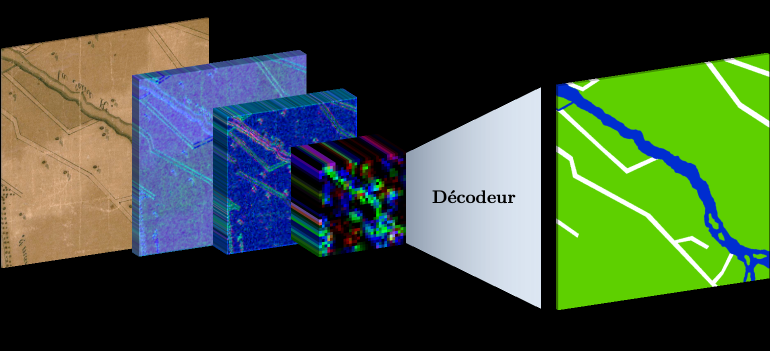
#> input picture cnnmodel_fr.png, 1540 x 702 px (shown at 1/2 size); its folder holds only this picture in this run
$ python -i segment.py   (imports and definitions only)
#> lines starting #> are read from the running program, lines starting #| are printed output that depends on the picture; after the words box and inside, x2 and y2 are one past the last pixel; in counts of white or black regions, pixels touching at a corner belong together
# 2020, BackThen Maps
# Coded by Remi Petitpierre https://github.com/RPetitpierre
# For Bibliothèque nationale de France (BnF)

import cv2, os, imutils

import numpy as np
import pandas as pd
import tensorflow as tf;

from skimage.morphology import remove_small_objects, area_closing, dilation

from utils.utils import *
from utils.external.dhsegment.inference import LoadedModel


# [115 lines left out: functions dhSegmentPrediction, reconstituteMap, makeImagePatches, not called in this run]


def removeSmallComponents(image: np.ndarray, component_min_area: int = 100):
    ''' Remove the components smaller than a defined area.
    Input(s):
        image: segmented map image
        component_min_area: threshold below which the components should be removed
    Output(s):
        image: grayscale cleaned segmented map image
    '''
#> called with component_min_area = 100

    def labelsToGray(orig_gray: np.ndarray, orig_labels: np.ndarray, labeled: np.ndarray):

        new_gray = np.zeros(orig_gray.shape)

        for shade in np.unique(orig_gray):
            shade_labels = np.unique(orig_labels[orig_gray == shade])
            shade_labels = shade_labels[shade_labels != 0]

            for shade_label in shade_labels:
                new_gray[labeled == shade_label] = shade

        return new_gray

    if len(image.shape) > 2:
        gray = cv2.cvtColor(image, cv2.COLOR_RGB2GRAY)
    else:
        gray = image

    labels = findAllComponents(gray)
    cleared = remove_small_objects(labels, 100)
    closed = area_closing(dilation(dilation(cleared)))
    labels[cleared == 0] = closed[cleared == 0]

    new_gray = labelsToGray(gray, cleared, labels)

    return new_gray


"""
def cleanAnnotations(images_folder_path: str = 'patches/input/BnF/', label_folder_path: str = 'patches/output/BnF/',
                    new_images_folder_path: str = 'patches/images/', new_label_folder_path: str = 'patches/labels/'):
    ''' Clean the photoshop-annotated label images, in order to make them ready for CNN training
    Input(s):
        images_folder_path: folder containing the original images
        label_folder_path: folder containing the dirty label images
        new_images_folder_path: folder containing the copy of original images
        new_label_folder_path: folder containing the cleaned label images
    '''

    label_paths = glob.glob(os.path.join(label_folder_path, '*.png'))

    os.makedirs(new_images_folder_path, exist_ok=True)
    os.makedirs(new_label_folder_path, exist_ok=True)

    for label_path in label_paths:
        label = cv2.imread(label_path)
        label = cleanColors(label)
        label = removeSmallComponents(label, threshold=18)

        image_path = images_folder_path + label_path[len(label_folder_path):]
        image = cv2.imread(image_path)

        counter = 0

        for angle in [0, 90, 180, 270]:
            rotated_label = imutils.rotate_bound(label, angle)
            rotated_image = imutils.rotate_bound(image, angle)
            new_label_path = new_label_folder_path + label_path[len(label_folder_path):-4]
            new_image_path = new_images_folder_path + image_path[len(images_folder_path):-4]

            cv2.imwrite(new_label_path + str(counter) + '.png', rotated_label)
            cv2.imwrite(new_image_path + str(counter) + '.png', rotated_image)
            counter += 1

    # Remove the s tail of sRGB images, this removes a warning in TensorFlow
    command = 'mogrify ' + os.path.join(new_images_folder_path, '*.png')
    os.system(command)

    command = 'mogrify ' + os.path.join(new_label_folder_path, '*.png')
    os.system(command)
"""


# [21 lines left out: function massTrinarize, not called in this run]


def findAllComponents(image: np.ndarray):
    ''' Allows to find all connected components in an image, resolving the defects from the standard opencv connectedComponents function
    Input(s):
        image: original label or prediction image containing clear connected components
    Output(s):
        labels: image labelled with connected components unique ids
    '''

    if len(image.shape) > 2:
        gray = cv2.cvtColor(image, cv2.COLOR_BGR2GRAY)
    else:
        gray = image

    _, labels = cv2.connectedComponents(gray, connectivity=4)
#> labels: shape (702, 1540) int32; 9 distinct labels, from 0 to 8
    _, labels_bg = cv2.connectedComponents((labels == 0).astype('uint8'), connectivity=4)
#> labels_bg: shape (702, 1540) int32; 79 distinct labels, from 0 to 78
    _, labels_inv = cv2.connectedComponents(255-gray, connectivity=4)
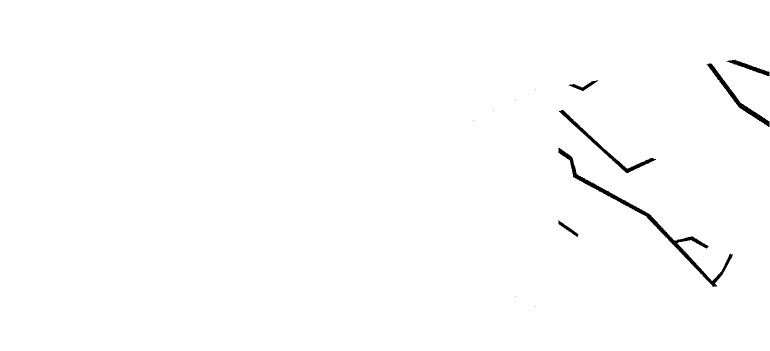
#> labels_inv: shape (702, 1540) int32 (shown at 1/2 size); values 0 (black) and 1 (white), 99.2% white; 12 black regions (6 under 20 px), largest, box (x1, y1, x2, y2) and area: (1117, 295, 1466, 574) 4167, (1118, 220, 1312, 346) 1666, (1413, 127, 1539, 254) 1570, (1453, 119, 1539, 153) 692, (1137, 161, 1197, 182) 344, (1117, 440, 1157, 474) 289
    _, labels_inv_bg = cv2.connectedComponents((labels_inv == 0).astype('uint8'), connectivity=4)
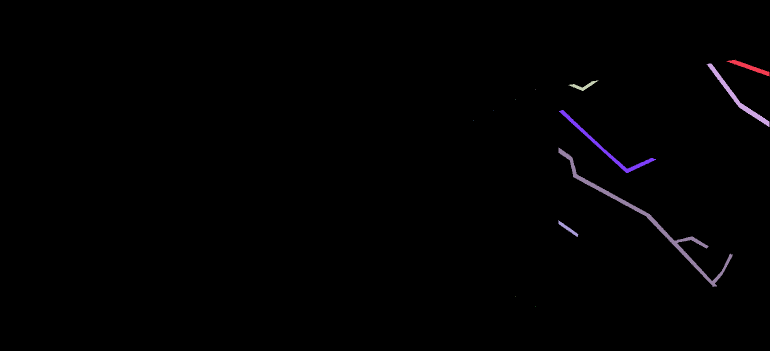
#> labels_inv_bg: shape (702, 1540) int32 (shown at 1/2 size); 13 distinct labels, from 0 to 12; one colour per label, 0 black

    max_labels, max_labels_bg = int(np.max(labels)), int(np.max(labels_bg))
#> max_labels = 8; max_labels_bg = 78
    max_labels_inv = int(np.max(labels_inv))
#> max_labels_inv = 1

    labels_bg = max_labels + labels_bg
#> labels_bg: shape (702, 1540) int32; 79 distinct labels, from 8 to 86
    labels_bg[labels_bg == max_labels] = 0
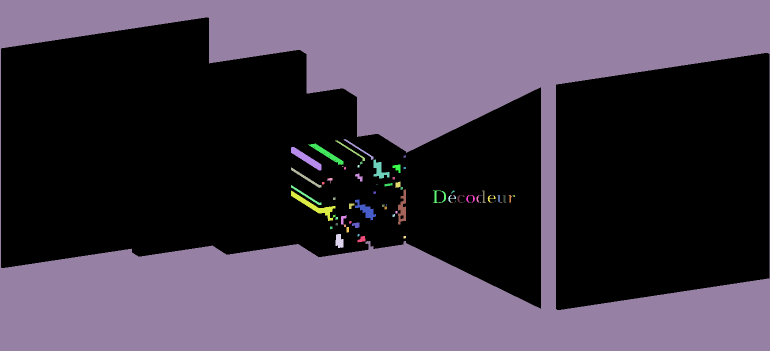
#> labels_bg: shape (702, 1540) int32 (shown at 1/2 size); 79 distinct labels, from 0 to 86; one colour per label, 0 black

    labels_inv_bg = max_labels_inv + labels_inv_bg
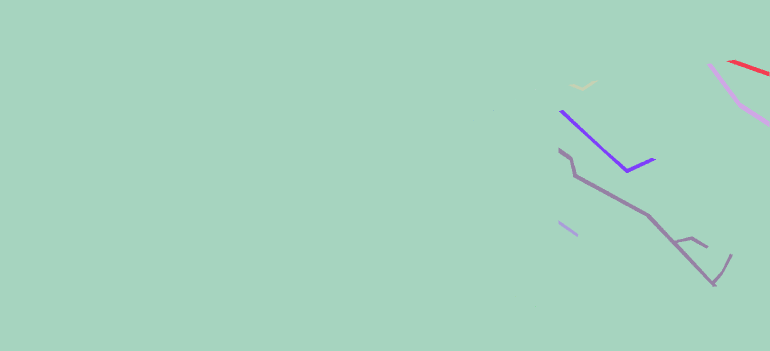
#> labels_inv_bg: shape (702, 1540) int32 (shown at 1/2 size); 13 distinct labels, from 1 to 13; one colour per label, 0 black
    labels_inv_bg[labels_inv_bg == max_labels_inv] = 0
#> labels_inv_bg: shape (702, 1540) int32; 13 distinct labels, from 0 to 13

    labels = labels + labels_bg
#> labels: shape (702, 1540) int32; 86 distinct labels, from 1 to 86
    labels_inv = labels_inv + labels_inv_bg
    labels = labels + (max_labels + max_labels_bg)*labels_inv
#> labels: shape (702, 1540) int32; 98 distinct labels, from 87 to 1119

    return labels


# [125 lines left out: functions removeBlackFlakes, reconstituteImage, postProcessing, cleanBackground, not called in this run]

>>> import cv2
>>> picture = cv2.cvtColor(cv2.imread('../cnnmodel_fr.png'), cv2.COLOR_BGR2RGB)
>>> result = removeSmallComponents(picture)
#> in removeSmallComponents, `cleared = remove_small_objects(labels, 100)`:
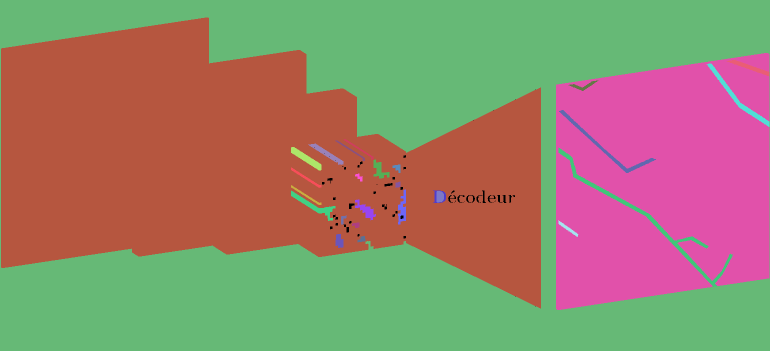
#> cleared: shape (702, 1540) int32 (shown at 1/2 size); 29 distinct labels, from 0 to 948; one colour per label, 0 black
#> in removeSmallComponents, `closed = area_closing(dilation(dilation(cleared)))`: closed: shape (702, 1540) int32; 28 distinct labels, from 87 to 948
#> in removeSmallComponents, `labels[cleared == 0] = closed[cleared == 0]`:
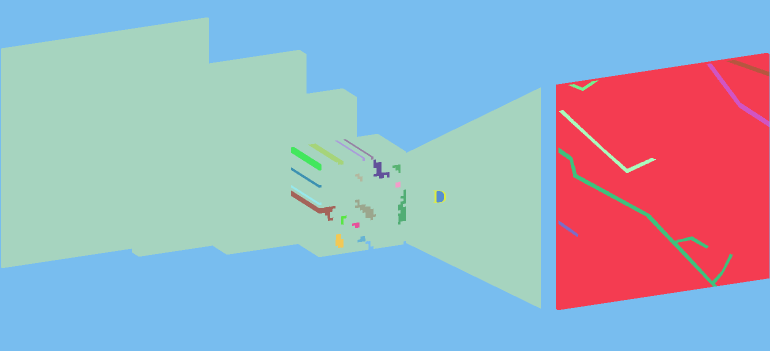
#> labels: shape (702, 1540) int32 (shown at 1/2 size); 28 distinct labels, from 87 to 948; one colour per label, 0 black
#> the loop in labelsToGray, `for shade in np.unique(orig_gray):` made 256 passes
#> shade_labels on passes 2 to 4: [87, 93], [87], [87]
#> after the loop in labelsToGray, `for shade in np.unique(orig_gray):`:
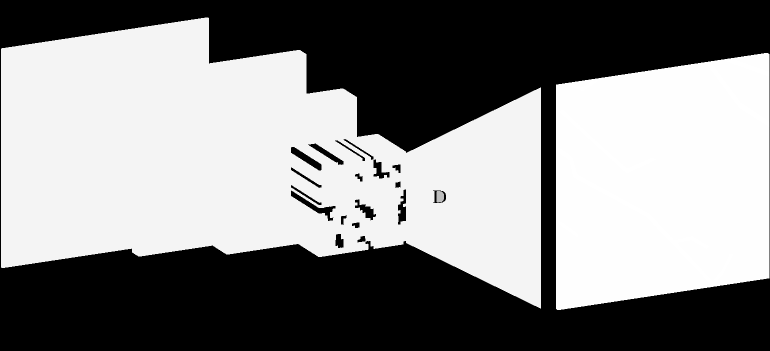
#> new_gray: shape (702, 1540) float64 (shown at 1/2 size); min 0, max 255, mean 133.8
